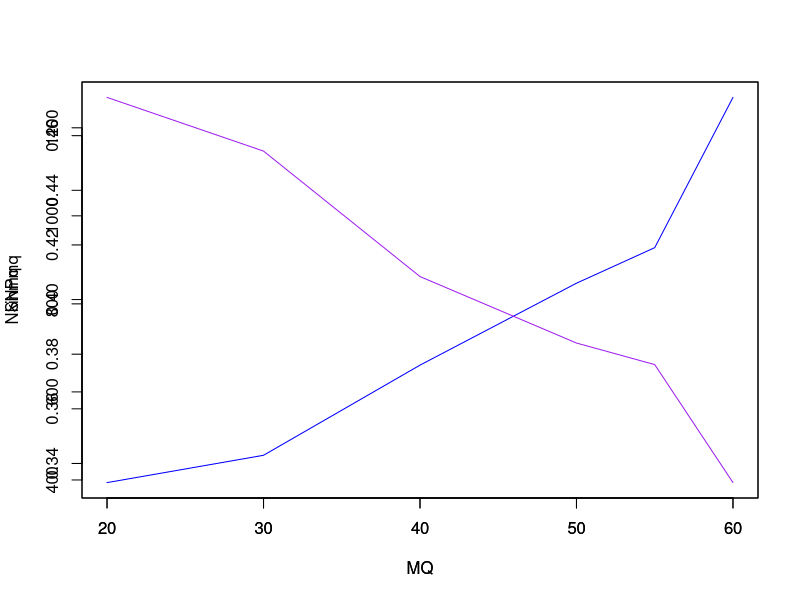
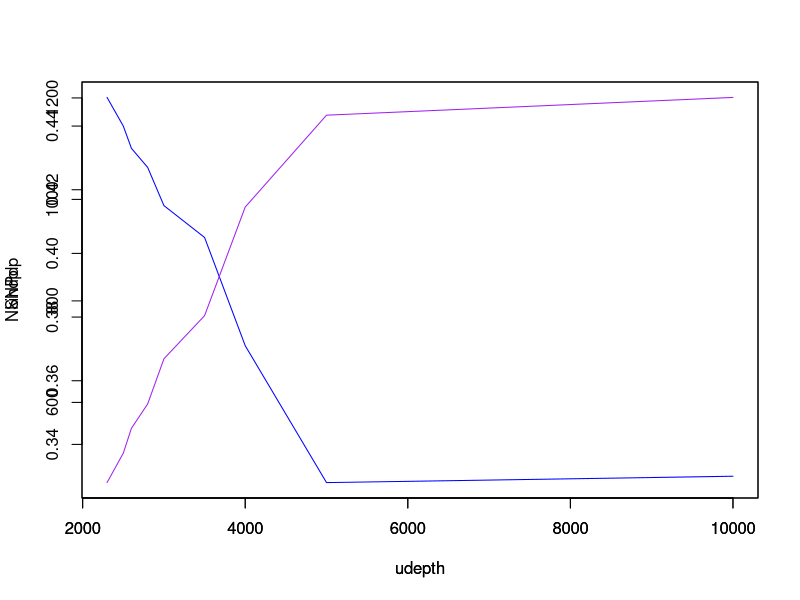
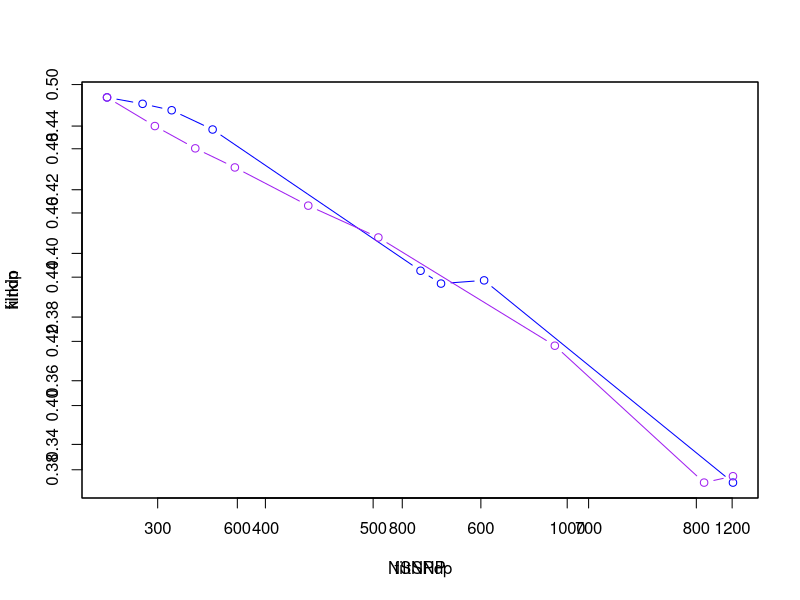
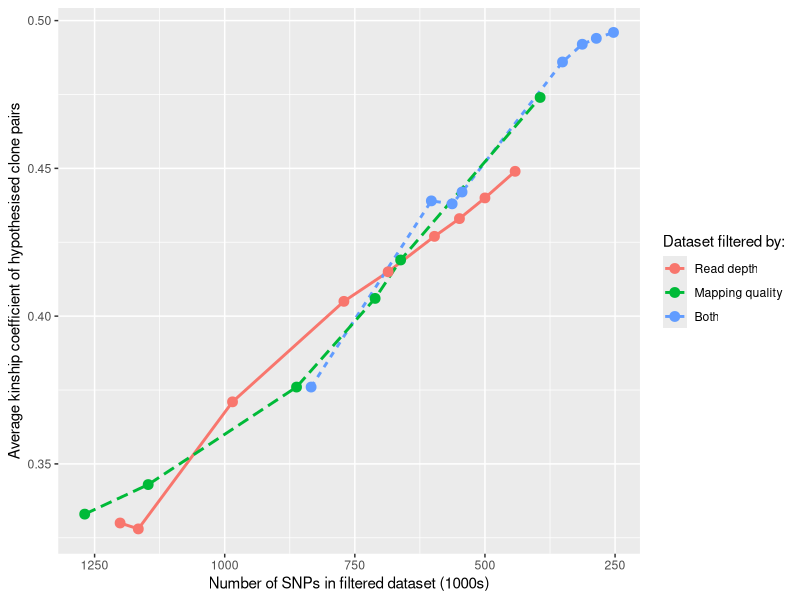

Source code (R) for these figures, in order:
MQ <- as.numeric(c(20.00,30.0,40.0,50.0,55.0,60.0))
NSNPmq <- as.numeric(c(1269,1147,862,711,662,394))
kinmq <- as.numeric(c(0.333,0.343,0.376, 0.406, 0.419, 0.474))

plot(MQ, kinmq, type="l", col="blue")
par(new=TRUE)
plot(MQ, NSNPmq, type="l", col="purple")


udepth <- as.numeric(c(10000,5000,4000,3500,3000,2800,2600,2500, 2300))
NSNPdp <- as.numeric(c(1201,1166,985,771,686,597,549,500,442))
kindp <- as.numeric(c(0.330,0.328,0.371,0.405,0.415,0.427,0.433,0.440,0.449))

plot(udepth, kindp, type="l", col="blue")
par(new=TRUE)
plot(udepth, NSNPdp, type="l", col="purple")


filtSNP <- as.numeric(c(834,603,563,544,351,313,286,253))
filtkin <- as.numeric(c(0.376,0.439,0.438,0.442,0.486,0.492,0.494,0.496))

plot(filtSNP, filtkin, type="b", col="blue")
par(new=TRUE)
plot(NSNPdp,kindp, type="b", col="purple")
par(new=TRUE)
# plot(NSNPmq,kinmq, type="b", col="green", xlim xlab="Number SNPs retained", ylab="Average kinship of clones")

contigSNP <- as.numeric(c(280,245))
contigkin <- as.numeric(c(0.494,0.495))

SNPs <- c(filtSNP,NSNPdp,NSNPmq)
kins <- c(filtkin,kindp,kinmq)
type <- c("f","f","f","f","f","f","f","f","d","d","d","d","d","d","d","d","d","q","q","q","q","q","q")

qual_df <- as.data.frame(SNPs) 
qual_df$kins <- kins
qual_df$type <- as.factor(type)

library(ggplot2)
ggplot(qual_df, aes(x = SNPs, y = kins, colour = type, linetype = type)) +
  geom_line(size=1) +
  geom_point(size=3)+
  scale_x_reverse()+
  xlab("Number of SNPs in filtered dataset (1000s)")+
  ylab("Average kinship coefficient of hypothesised clone pairs")+
  labs(colour="Dataset filtered by:")+
  scale_colour_discrete(limits = c("d", "q", "f"), labels = c("Read depth", "Mapping quality", "Both"))+
  guides(linetype=FALSE)
